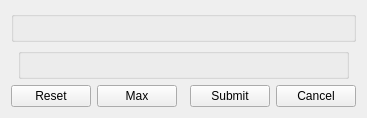
<?xml version="1.0" encoding="UTF-8"?>
<ui version="4.0">
 <class>SkillDetailsWidget</class>
 <widget class="QWidget">
  <layout class="QVBoxLayout">
   <item>
    <widget class="QGroupBox">
     <layout class="QGridLayout" name="heroSkillGridLayout"/>
    </widget>
   </item>
   <item>
     <layout class="QHBoxLayout">
      <item>
       <spacer>
        <property name="orientation">
         <enum>Qt::Horizontal</enum>
        </property>
       </spacer>
      </item>
      <item>
       <widget class="QGroupBox" name="skillPropertiesBox">
        <layout class="QHBoxLayout" name="skillProperties"/>
       </widget>
      </item>
      <item>
       <spacer>
        <property name="orientation">
         <enum>Qt::Horizontal</enum>
        </property>
       </spacer>
      </item>
     </layout>
   </item>
   <item>
    <layout class="QHBoxLayout">
     <item>
      <widget class="QPushButton" name="resetButton">
       <property name="toolTip">
        <string>Set skills to zero</string>
       </property>
       <property name="text">
        <string>Reset</string>
       </property>
      </widget>
     </item>
     <item>
      <widget class="QPushButton" name="maxButton">
       <property name="toolTip">
        <string>Set skills to maximum</string>
       </property>
       <property name="text">
        <string>Max</string>
       </property>
      </widget>
     </item>
     <item>
      <spacer>
       <property name="orientation">
        <enum>Qt::Horizontal</enum>
       </property>
      </spacer>
     </item>
     <item>
      <widget class="QPushButton" name="submitButton">
       <property name="text">
        <string>Submit</string>
       </property>
      </widget>
     </item>
     <item>
      <widget class="QPushButton" name="cancelButton">
       <property name="text">
        <string>Cancel</string>
       </property>
      </widget>
     </item>
    </layout>
   </item>
  </layout>
 </widget>
 <resources/>
 <connections/>
</ui>
